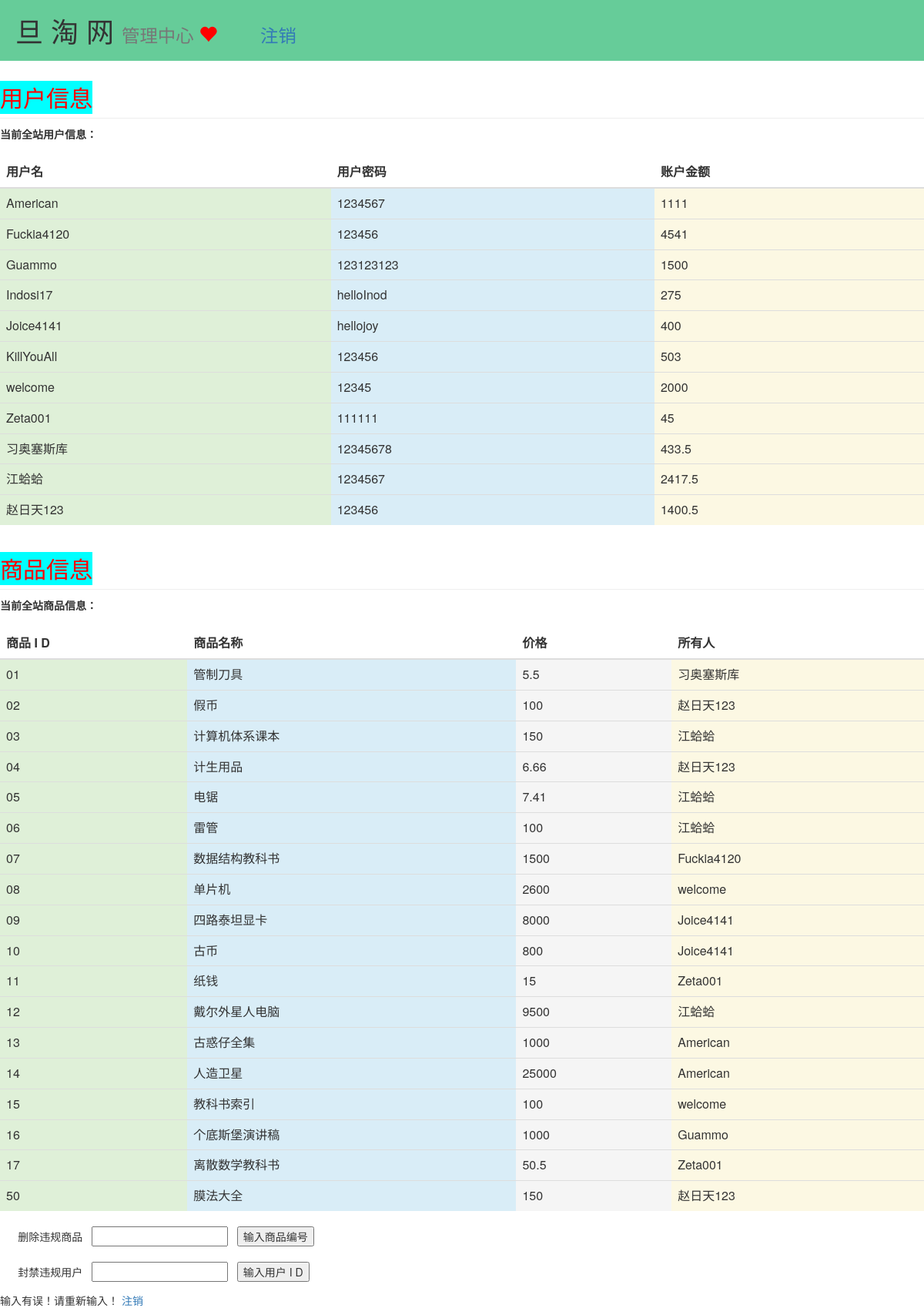
/manage.php, run on the app's committed database.
### tables this page shows
create table Users(
	UserID varchar(11) PRIMARY KEY,
	Passwords varchar(30) ,
	SEX varchar(10),
	AGE int
);

create table Account(
	UserID varchar(11) PRIMARY KEY,
    Money float,
    foreign key(UserID)references Users(UserID)
);

create table Product(
	ProductID varchar(100) PRIMARY KEY,
	ProductName varchar(100),
	Price float,
    OwnerID varchar(11),
    foreign key(OwnerID)references Users(UserID)
);

### manage.php (the view, shortened to what this page needs)
<html>
<head>
   <link href="dashboard.css" rel="stylesheet">
   <link href="//cdn.bootcss.com/bootstrap/3.3.5/css/bootstrap.min.css" rel="stylesheet">
   <link href="bootstrap/css/bootstrap.min.css" rel="stylesheet">
   <link href="bootstrap/css/site.css" rel="stylesheet">
   <link href="bootstrap/css/buttons.css" rel="stylesheet">
   <div id="apDiv1">
  <h1>&nbsp;&nbsp;旦 淘 网 <small>管理中心
  <span class="glyphicon glyphicon-heart" style="color:red;" aria-hidden="true"></span>
  </small> &nbsp;&nbsp;&nbsp;&nbsp;&nbsp;<small><a href="logout.php">注销</a></small></h1>
</head>
<body>
<br/>
<br/>
<h2 class="sub-header"><span style="color:red;background-color: #00FFFF">用户信息</span></h2>
<div class="table-responsive">
	<table class="table table-striped">
	<thead>
	<tr>
		<th>用户名</th>
		<th>用户密码</th>
		<th>账户金额</th>
    </tr>
	</thead>
	<tbody>
	<?php
		$request1 = mysql_query("SELECT * FROM Users");
		echo "<B>"."当前全站用户信息："."</B>"."<br/>";
		echo "<br/>";
		while($UsersInfo = mysql_fetch_array($request1)){
			$re = mysql_query("SELECT * FROM Account WHERE UserID = '$UsersInfo[UserID]'");
			$money = mysql_fetch_array($re);
			echo "<tr>";
			echo "<td class='success'>".$UsersInfo[UserID]."</td>";
			echo "<td class='info'>".$UsersInfo[Passwords]."</td>";
			echo "<td class='warning'>".$money[Money]."</td>";
			echo "</tr>";
		}
	?>
	</tbody>
</table>
</div>
<h2 class="sub-header"><span style="color:red;background-color: #00FFFF">商品信息</span></h2>
<div class="table-responsive">
	<table class="table table-striped">
	<thead>
	<tr>
		<th>商品 I D</th>
		<th>商品名称</th>
		<th>价格</th>
		<th>所有人</th>
    </tr>
	</thead>
	<tbody>
	<?php
		$request2 = mysql_query("SELECT * FROM Product ORDER BY ProductID");
		echo "<B>"."当前全站商品信息："."</B>"."<br/>";
		echo "<br/>";
		while($ProductInfo = mysql_fetch_array($request2)){
			echo "<tr>";
			echo "<td class='success'>".$ProductInfo[ProductID]."</td>";
			echo "<td class='info'>".$ProductInfo[ProductName]."</td>";
			echo "<td class='active'>".$ProductInfo[Price]."</td>";
			echo "<td class='warning'>".$ProductInfo[OwnerID]."</td>";
			echo "</tr>";
		}
	?>
	</tbody>
</table>
</div>
<form action = "?action=ask" method = "post">
	<p1>&nbsp;&nbsp;&nbsp;&nbsp;&nbsp;&nbsp;删除违规商品&nbsp;&nbsp;</p1> <input name = "ProductID" type = "text">
	&nbsp;&nbsp;<input type = "submit" value = "输入商品编号">
		<br />
	<br />
	<p2>&nbsp;&nbsp;&nbsp;&nbsp;&nbsp;&nbsp;封禁违规用户&nbsp;&nbsp;</p2> <input name = "UserID" type = "text">
	&nbsp;&nbsp;<input type = "submit" value = "输入用户 I D">
</form>
<?php
	if(!empty($_POST[ProductID]) && empty($_POST[UserID])){
		$request = mysql_query("SELECT * FROM Product WHERE ProductID = '$ProductID'");
		if(!$request){
			echo "抱歉，未查询到指定编号商品！";
		}
		else{
			$DataOut = mysql_fetch_array($request);
			if(!$DataOut){
				echo "抱歉，未查询到指定编号商品！";
			}
			else{
				mysql_query("DELETE FROM Product WHERE ProductID = '$ProductID'");
				echo "删除成功！";
				header("Refresh:3;url = manage.php");
			}
		}
	}
	else{
		echo "输入有误！请重新输入！";
	}
?>
<a href="logout.php">注销</a>
<body/>
<html/>

### dashboard.css (style rules this page uses)
body { padding-top: 50px; }
.sub-header { padding-bottom: 10px; border-bottom: 1px solid #eee; }

### manage.php (style rules this page uses)
#apDiv1 { position: absolute; width: 100%; height: 79px; z-index: 1; left: 0px; top: 0px; background-color: #6C9 }

### data on the page
users: UserID "American", Passwords "1234567", account.Money "1111"
users: UserID "Fuckia4120", Passwords "123456", account.Money "4541"
users: UserID "Guammo", Passwords "123123123", account.Money "1500"
users: UserID "Indosi17", Passwords "helloInod", account.Money "275"
users: UserID "Joice4141", Passwords "hellojoy", account.Money "400"
users: UserID "KillYouAll", Passwords "123456", account.Money "503"
users: UserID "welcome", Passwords "12345", account.Money "2000"
users: UserID "Zeta001", Passwords "111111", account.Money "45"
users: UserID "习奥塞斯库", Passwords "12345678", account.Money "433.5"
users: UserID "江蛤蛤", Passwords "1234567", account.Money "2417.5"
users: UserID "赵日天123", Passwords "123456", account.Money "1400.5"
product: ProductID "01", ProductName "管制刀具", Price "5.5", OwnerID "习奥塞斯库"
product: ProductID "02", ProductName "假币", Price "100", OwnerID "赵日天123"
product: ProductID "03", ProductName "计算机体系课本", Price "150", OwnerID "江蛤蛤"
product: ProductID "04", ProductName "计生用品", Price "6.66", OwnerID "赵日天123"
product: ProductID "05", ProductName "电锯", Price "7.41", OwnerID "江蛤蛤"
product: ProductID "06", ProductName "雷管", Price "100", OwnerID "江蛤蛤"
product: ProductID "07", ProductName "数据结构教科书", Price "1500", OwnerID "Fuckia4120"
product: ProductID "08", ProductName "单片机", Price "2600", OwnerID "welcome"
product: ProductID "09", ProductName "四路泰坦显卡", Price "8000", OwnerID "Joice4141"
product: ProductID "10", ProductName "古币", Price "800", OwnerID "Joice4141"
product: ProductID "11", ProductName "纸钱", Price "15", OwnerID "Zeta001"
product: ProductID "12", ProductName "戴尔外星人电脑", Price "9500", OwnerID "江蛤蛤"
product: ProductID "13", ProductName "古惑仔全集", Price "1000", OwnerID "American"
product: ProductID "14", ProductName "人造卫星", Price "25000", OwnerID "American"
product: ProductID "15", ProductName "教科书索引", Price "100", OwnerID "welcome"
product: ProductID "16", ProductName "个底斯堡演讲稿", Price "1000", OwnerID "Guammo"
product: ProductID "17", ProductName "离散数学教科书", Price "50.5", OwnerID "Zeta001"
product: ProductID "50", ProductName "膜法大全", Price "150", OwnerID "赵日天123"
